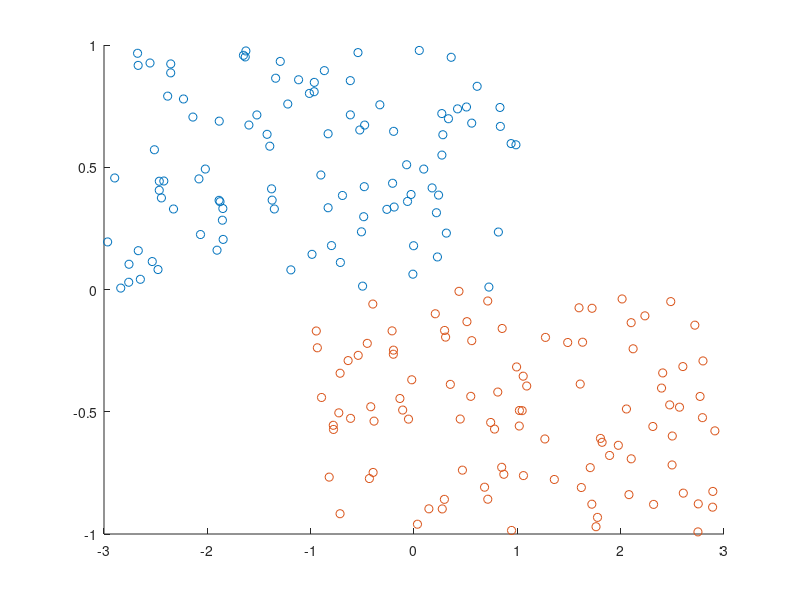

The MATLAB script that drew this image: (Note: this script raises an error after producing the figure.)
function[] = test_linear_classifiers()
c = 1;
model_trainers = {
    @(X, T) train_linear_regression(X, T, c);
    @(X, T) train_fisher_discriminant(X, T, c);
    @(X, T) train_logistic_regression(X, T, c);
    @(X, T) train_svm(X, T, c);
    };
fmts = {'g', 'm', 'k', 'y'};
names = {'linear regression', 'Fisher''s linear discriminant', ...
    'logistic regression', 'linear svm'};
data_generators = {
    @() anti_linear_regression1();
    %@() anti_fisher_discriminant();
    %@() anti_logistic_regression1();
    %@() anti_logistic_regression2();
    };
titles = {'data1', 'data2', 'data3', 'data4'};

close all;
AUCs = zeros(length(data_generators), length(model_trainers));
for d = 1:length(data_generators)
    generator = data_generators{d};
    [X, labels] = generator();
    I = labels>0;
    pos = X(I, :);
    neg = X(~I, :);
    figure(d);
    scatter(pos(:, 1), pos(:, 2), 'r.');
    hold on;
    scatter(neg(:, 1), neg(:, 2), 'b.');
    for m = 1:length(model_trainers)
        trainer = model_trainers{m};
        model = trainer(X, labels);
        plot_linear_model(model, 1, fmts{m});
        AUCs(d, m) = auc(labels, linear_model(model, X));
    end
    legend([{'Pos', 'Neg'}, names]);
    title(titles(d));
    grid on;
    box off;
    hold off;
end
AUCs

function[X, labels] = anti_logistic_regression1()
num_pos = 1000;
num_neg = 1000;
pos = [get_data([0, 0.2], [1, 0.1], num_pos*9/10);
    get_data([1, -1], [0.1, 0.1], num_pos/10);
    ];
neg = [get_data([0, -0.2], [1, 0.1], num_neg*9/10);
    get_data([-1, 1], [0.1, 0.1], num_neg/10)
    ];
X = [pos; neg];
labels = [ones(length(pos), 1); -ones(length(neg), 1)];

function[X, labels] = anti_logistic_regression2()
num_pos = 1000;
num_neg = 1000;
pos = [get_data([0, 0.2], [1, 0.1], num_pos*9/10);
    get_data([1, -1], [0.1, 0.1], num_pos/10);
    get_data([-1, 2], [0.1, 0.1], num_pos/10);
    ];
neg = [get_data([0, -0.2], [1, 0.1], num_neg*9/10);
    get_data([-1, 1], [0.1, 0.1], num_neg/10)
    get_data([1, -2], [0.1, 0.1], num_neg/10)
    ];
X = [pos; neg];
labels = [ones(length(pos), 1); -ones(length(neg), 1)];

function[X, labels] = anti_linear_regression1()
num_pos = 100;
num_neg = 100;
pos = get_data([-1, 0.5], [2, 0.5], num_pos);
neg = get_data([1, -0.5], [2, 0.5], num_neg);
X = [pos; neg];
labels = [ones(length(pos), 1); -ones(length(neg), 1)];

function[X, labels] = anti_linear_regression2()
num_pos = 1000;
num_neg = 1000;
pos = [get_data([-0.5, 0.5], [0.45, 0.45], num_pos*9/10);
    get_data([0.5, 0.5], [0.45, 0.45], num_pos/10)];
neg = [get_data([0.5, -0.5], [0.45, 0.45], num_neg*9/10);
    get_data([-0.5, -0.5], [0.45, 0.45], num_neg/10)];
X = [pos; neg];
labels = [ones(length(pos), 1); -ones(length(neg), 1)];

function[X, labels] = anti_fisher_discriminant()
num_pos = 200;
num_neg = 200;
pos = [get_data([-0.5, 0.5], [0.01, 0.8], num_pos/2)
    get_data([0.5, 0.5], [0.01, 0.1], num_pos/2)];
neg = [get_data([-0.5, -0.5], [0.01, 0.1], num_neg/2)
    get_data([0.5, -0.5], [0.01, 0.8], num_neg/2)];
X = [pos; neg];
labels = [ones(length(pos), 1); -ones(length(neg), 1)];

function[X] = get_data(means, scales, num)
X = 2*rand(num, 2)-1;
X = X .* [ones(num, 1)*scales(1), ones(num, 1)*scales(2)];
X = X + ones(num, 1) * means;